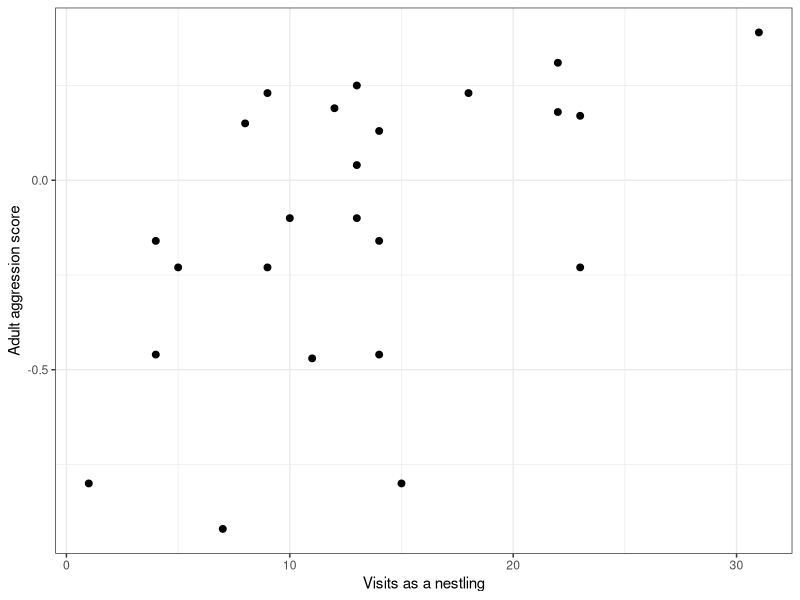
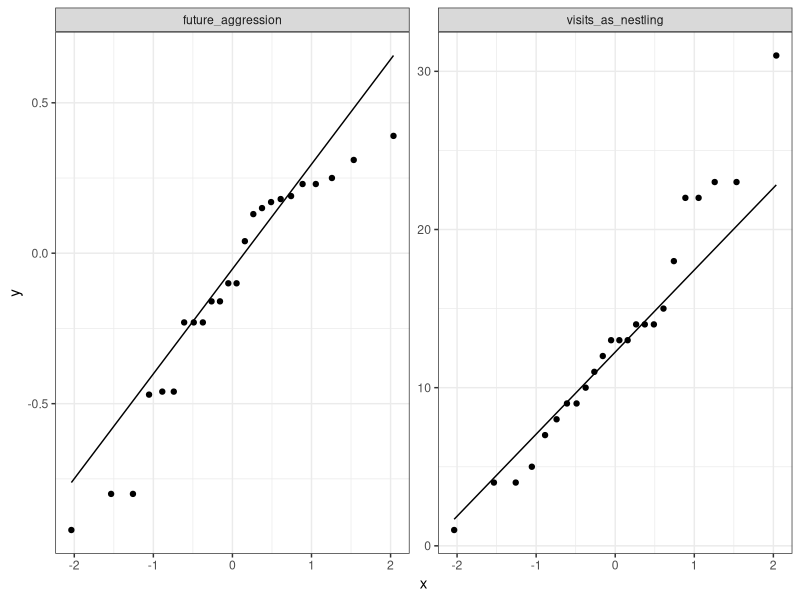
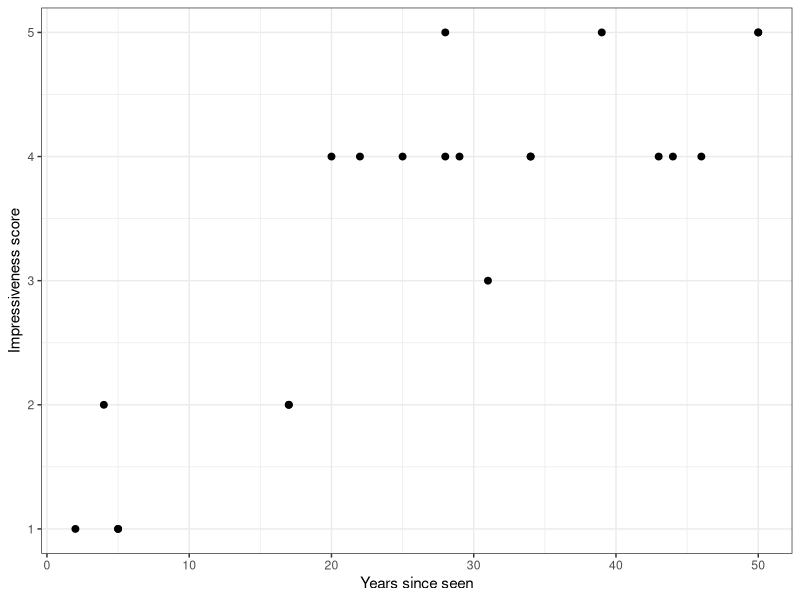

Generate these figures, in order, with R:
## ---- chunk 1
#| label: step-1-load
#| message: false
library(tidyverse)

booby_df <- read_csv("data/booby_aggression.csv")
rope_df  <- read_csv("data/rope_trick.csv")

booby_df
## ---- chunk 2
#| label: step-2-plot
#| fig-width: 3.4
#| fig-height: 3
booby_df %>%
  ggplot(aes(visits_as_nestling, future_aggression)) +
  geom_point(size = 2) +
  labs(x = "Visits as a nestling", y = "Adult aggression score") +
  theme_bw()
## ---- chunk 3
#| label: step-3-normality
shapiro.test(booby_df$visits_as_nestling)
shapiro.test(booby_df$future_aggression)
## ---- chunk 4
#| label: step-3b-qq
#| fig-width: 4
#| fig-height: 2.4
booby_df %>%
  pivot_longer(everything()) %>%
  ggplot(aes(sample = value)) +
  geom_qq() +
  geom_qq_line() +
  facet_wrap(~ name, scales = "free") +
  theme_bw()
## ---- chunk 5
#| label: step-4-pearson
booby_test <- cor.test(booby_df$visits_as_nestling,
                       booby_df$future_aggression)
booby_test
## ---- chunk 6
#| label: step-5a-rope-check
#| fig-width: 3.4
#| fig-height: 3
shapiro.test(rope_df$impressiveness)

rope_df %>%
  ggplot(aes(years_since_seen, impressiveness)) +
  geom_point(size = 2) +
  labs(x = "Years since seen", y = "Impressiveness score") +
  theme_bw()
## ---- chunk 7
#| label: step-5b-spearman
#| warning: false
rope_test <- cor.test(rope_df$years_since_seen,
                      rope_df$impressiveness,
                      method = "spearman")
rope_test
